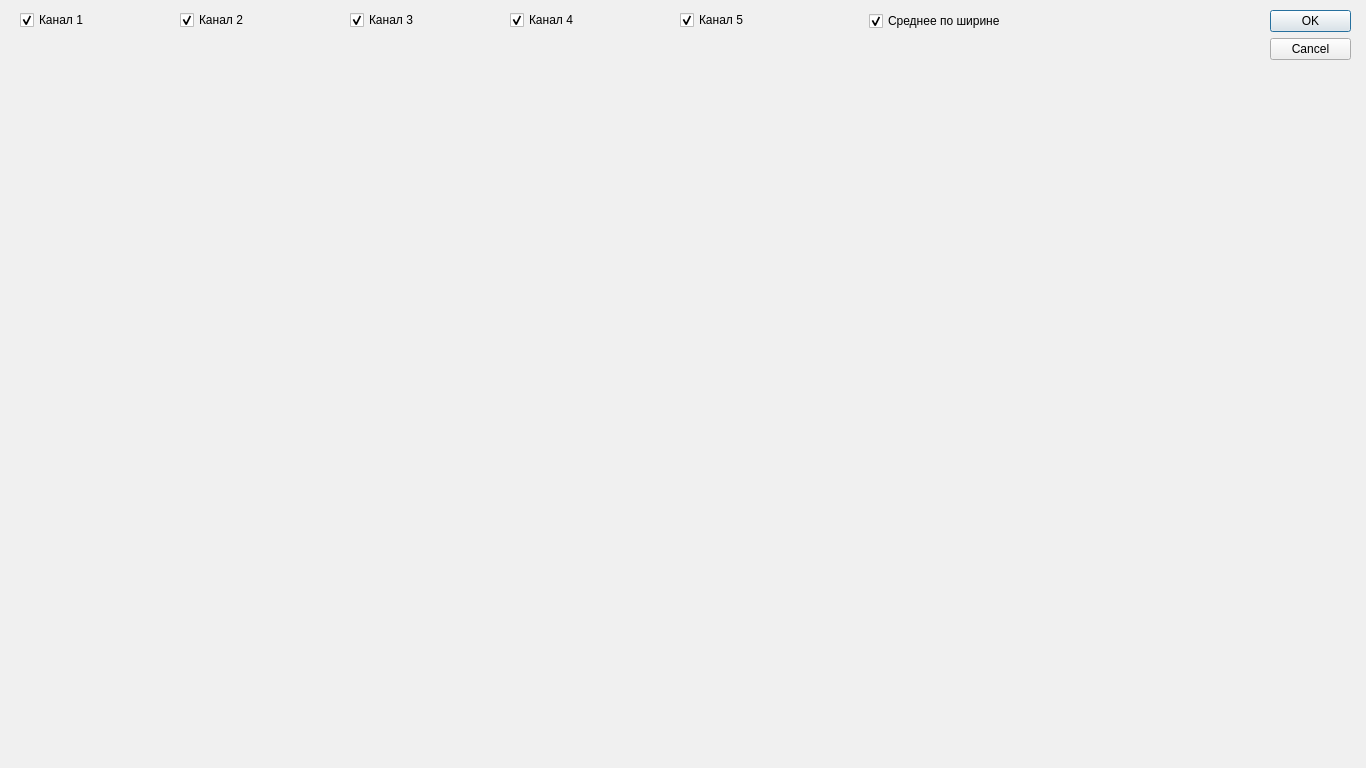
<?xml version="1.0" encoding="UTF-8"?>
<ui version="4.0">
 <class>ChartFromSQL</class>
 <widget class="QDialog" name="ChartFromSQL">
  <property name="geometry">
   <rect>
    <x>0</x>
    <y>0</y>
    <width>1366</width>
    <height>768</height>
   </rect>
  </property>
  <property name="palette">
   <palette>
    <active>
     <colorrole role="Window">
      <brush brushstyle="SolidPattern">
       <color alpha="255">
        <red>177</red>
        <green>177</green>
        <blue>177</blue>
       </color>
      </brush>
     </colorrole>
    </active>
    <inactive>
     <colorrole role="Window">
      <brush brushstyle="SolidPattern">
       <color alpha="255">
        <red>240</red>
        <green>240</green>
        <blue>240</blue>
       </color>
      </brush>
     </colorrole>
    </inactive>
    <disabled>
     <colorrole role="Window">
      <brush brushstyle="SolidPattern">
       <color alpha="255">
        <red>177</red>
        <green>177</green>
        <blue>177</blue>
       </color>
      </brush>
     </colorrole>
    </disabled>
   </palette>
  </property>
  <property name="windowTitle">
   <string>Dialog</string>
  </property>
  <widget class="QDialogButtonBox" name="buttonBox">
   <property name="geometry">
    <rect>
     <x>1270</x>
     <y>10</y>
     <width>81</width>
     <height>61</height>
    </rect>
   </property>
   <property name="orientation">
    <enum>Qt::Vertical</enum>
   </property>
   <property name="standardButtons">
    <set>QDialogButtonBox::Cancel|QDialogButtonBox::Ok</set>
   </property>
  </widget>
  <widget class="QCustomPlot" name="customPlot" native="true">
   <property name="geometry">
    <rect>
     <x>10</x>
     <y>40</y>
     <width>1231</width>
     <height>671</height>
    </rect>
   </property>
  </widget>
  <widget class="QCheckBox" name="ch05">
   <property name="geometry">
    <rect>
     <x>20</x>
     <y>10</y>
     <width>72</width>
     <height>20</height>
    </rect>
   </property>
   <property name="text">
    <string>Канал 1</string>
   </property>
   <property name="checked">
    <bool>true</bool>
   </property>
  </widget>
  <widget class="QCheckBox" name="ch03">
   <property name="geometry">
    <rect>
     <x>350</x>
     <y>10</y>
     <width>72</width>
     <height>20</height>
    </rect>
   </property>
   <property name="text">
    <string>Канал 3</string>
   </property>
   <property name="checked">
    <bool>true</bool>
   </property>
  </widget>
  <widget class="QCheckBox" name="ch02">
   <property name="geometry">
    <rect>
     <x>510</x>
     <y>10</y>
     <width>72</width>
     <height>20</height>
    </rect>
   </property>
   <property name="text">
    <string>Канал 4</string>
   </property>
   <property name="checked">
    <bool>true</bool>
   </property>
  </widget>
  <widget class="QCheckBox" name="chAll">
   <property name="geometry">
    <rect>
     <x>869</x>
     <y>11</y>
     <width>141</width>
     <height>20</height>
    </rect>
   </property>
   <property name="text">
    <string>Среднее по ширине</string>
   </property>
   <property name="checked">
    <bool>true</bool>
   </property>
  </widget>
  <widget class="QCheckBox" name="ch04">
   <property name="geometry">
    <rect>
     <x>180</x>
     <y>10</y>
     <width>72</width>
     <height>20</height>
    </rect>
   </property>
   <property name="text">
    <string>Канал 2</string>
   </property>
   <property name="checked">
    <bool>true</bool>
   </property>
  </widget>
  <widget class="QCheckBox" name="ch01">
   <property name="geometry">
    <rect>
     <x>680</x>
     <y>10</y>
     <width>72</width>
     <height>20</height>
    </rect>
   </property>
   <property name="text">
    <string>Канал 5</string>
   </property>
   <property name="checked">
    <bool>true</bool>
   </property>
  </widget>
 </widget>
 <customwidgets>
  <customwidget>
   <class>QCustomPlot</class>
   <extends>QWidget</extends>
   <header>qcustomplot.h</header>
   <container>1</container>
  </customwidget>
 </customwidgets>
 <resources/>
 <connections>
  <connection>
   <sender>buttonBox</sender>
   <signal>accepted()</signal>
   <receiver>ChartFromSQL</receiver>
   <slot>accept()</slot>
   <hints>
    <hint type="sourcelabel">
     <x>248</x>
     <y>254</y>
    </hint>
    <hint type="destinationlabel">
     <x>157</x>
     <y>274</y>
    </hint>
   </hints>
  </connection>
  <connection>
   <sender>buttonBox</sender>
   <signal>rejected()</signal>
   <receiver>ChartFromSQL</receiver>
   <slot>reject()</slot>
   <hints>
    <hint type="sourcelabel">
     <x>316</x>
     <y>260</y>
    </hint>
    <hint type="destinationlabel">
     <x>286</x>
     <y>274</y>
    </hint>
   </hints>
  </connection>
 </connections>
</ui>
